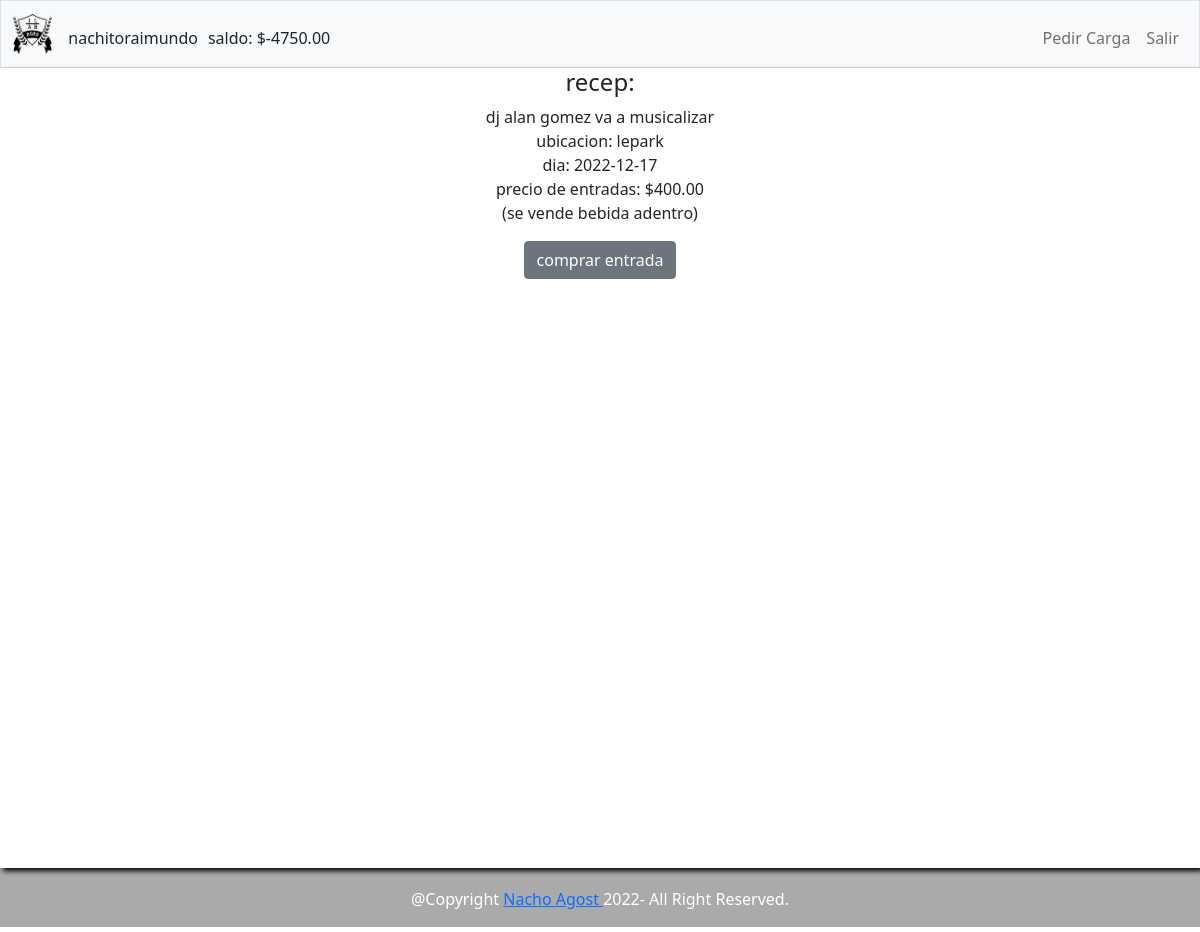
Screenshot of /jodas__alistarse?jodaid=5 (signed in) with the database file from the repository.
### tables this page shows
CREATE TABLE usuarios(
id INTEGER PRIMARY KEY AUTOINCREMENT NOT NULL,
nombre TEXT NOT NULL,
username TEXT NOT NULL,
password TEXT NOT NULL,
tipo VARCHAR(255) DEFAULT 'normal',
cash MONEY DEFAULT 0.00,
coins NUMERIC DEFAULT 0);

CREATE TABLE jodas (
jodaid INTEGER PRIMARY KEY AUTOINCREMENT NOT NULL,
autorid INTEGER,
nombre VARCHAR(255) DEFAULT 'joda utn',
descripcion TEXT,
ubicacion TEXT NOT NULL,
fecha DATE,
estado VARCHAR(255) DEFAULT 'debatida',
presupuesto MONEY NOT NULL,
capacidad NUMERIC,
precio MONEY DEFAULT 0,
sevende VARCHAR(255) 
);

### app.py (the view)
@app.route("/jodas__alistarse", methods=["GET", "POST"])
@login_required
def alistarse():
    if request.method == "POST":
        jodaid = request.form.get("jodaid")
        joda = db.execute(
            "SELECT capacidad , precio FROM jodas WHERE jodaid = ?", jodaid)[0]
        confirmados = len(db.execute(
            "SELECT * FROM listas WHERE jodaid = ?", jodaid))
        if confirmados >= joda["capacidad"]:
            flash("lista llena!")
            return redirect("/")
        userid = session.get("user_id")
        userdata = db.execute(
            "SELECT cash , tipo FROM usuarios WHERE id = ?", userid)[0]
        if userdata["cash"] < joda["precio"] and not userdata["tipo"] in ["PROMO", "ADMIN"]:
            flash("no tenés saldo suficiente!")
            return redirect("/")
        try:
            listaid = db.execute(
                "SELECT listaid FROM listas WHERE userid = ? AND jodaid = ?", userid, jodaid)[0]["listaid"]
        except:
            listaid = None
        if listaid != None:
            flash("ya esta en la lista")
            return redirect("/")
        if not userdata["tipo"] in ["PROMO", "ADMIN"]:
            userdata["cash"] -= joda["precio"]
            db.execute("UPDATE usuarios SET cash = ? WHERE id = ?",
                       userdata["cash"], userid)
        db.execute(
            "INSERT INTO listas (jodaid , userid ) VALUES ( ? , ? )", jodaid, userid)
        flash("confirmaste correctamente!")
        return redirect("/")
    else:
        if not request.args.get("jodaid"):
            flash("faltante: id de joda")
            return redirect("/")
        userdata = db.execute(
            "SELECT * FROM usuarios WHERE id = ?", session.get("user_id"))[0]
        jodaid = request.args.get("jodaid")
        try:
            confirmado = db.execute("SELECT userid FROM listas WHERE jodaid=? AND userid=? ", jodaid, userdata["id"])[0]["userid"]
            confirmado = "si"
        except:
            confirmado = "no"
        jodadata = db.execute(
            "SELECT jodaid, nombre, descripcion, ubicacion, fecha, precio, sevende FROM jodas WHERE jodaid = ?", jodaid)[0]
        return render_template("confirmarlista.html", userdata=userdata, jodadata=jodadata, confirmado = confirmado)

### helpers.py (called while the page is built)
def login_required(f):
    @wraps(f)
    def decorated_function(*args, **kwargs):
        if session.get("user_id") is None:
            flash("you need to log in")
            return redirect("/login")
        return f(*args, **kwargs)
    return decorated_function

### templates/confirmarlista.html (shortened to what this page needs)
{% extends "layout.html" %}
{% block main %}
    <h4>{{jodadata["nombre"]}}:</h4>
    <p>
        {{jodadata["descripcion"]}}<br>
        ubicacion: {{jodadata["ubicacion"]}}<br>
        dia: {{jodadata["fecha"]}}<br>
        precio de entradas: {{ "$%.2f"|format( jodadata["precio"]| float) }}<br>
        {% if jodadata["sevende"] == "Si" %} (se vende bebida adentro)<br>
        {% else %} (no se vende bebida adentro)<br>
        {% endif %}
    </p>
    {% if confirmado == "si": %}
        <span> ya confirmó</span>
        <a href="/"> volver</a>
    {% else: %}
        <form action="/jodas__alistarse" method="post">
            <button class="btn btn-secondary" type="submit">
                <span>comprar entrada</span>
            </button>
        </form>
    {% endif %}
{% endblock %}

### templates/layout.html (shortened to what this page needs)
<!DOCTYPE html>
<html lang="es">
    <head>
        <link href="https://cdn.jsdelivr.net/npm/bootstrap@5.1.3/dist/css/bootstrap.min.css" rel="stylesheet">
        <link href="/static/styles.css" rel="stylesheet">
    </head>
    <body>
        <nav class="bg-light border navbar navbar-expand-md navbar-light">
            <div class="container-fluid">
                <a class="navbar-brand" href="/"><img class="logo" src="/static/escudoutn.png"></a>
                <div class="collapse navbar-collapse" id="navbar">
                    {% if session["user_id"] %}
                        <ul class="navbar-nav me-auto mt-2">
                            <li class="nav-item username"> {{ userdata["username"] }}</li>
                            <li class="nav-item cash"> saldo: {{ "$%.2f"|format( userdata['cash']|float) }}</li>
                        </ul>
                        <ul class="navbar-nav ms-auto mt-2">
                            {% if userdata["tipo"] == "ADMIN"%}
                                <li class="nav-item"><a class="nav-link" href="/cargarplata">Cargar Saldo</a></li>
                            {% else %}
                                <li class="nav-item"><a class="nav-link" href="/pedircarga"> Pedir Carga</a></li>
                            {% endif%}
                            <li class="nav-item"><a class="nav-link" href="/logout">Salir</a></li>
                        </ul>
                    {% endif %}
                </div>
            </div>
        </nav>
        <main class="main-wrapper text-center">
            {% block main %}{% endblock %}
        </main>
        <footer class="footer">
            @Copyright <a href="https://www.instagram.com/nacho.agost/" target="_blank"> Nacho Agost </a> 2022- All Right Reserved.
        </footer>
    </body>
</html>

### static/styles.css (style rules this page uses)
html, body { margin:0px; padding:0; }
.main-wrapper { position:relative; padding-top:0; margin-bottom:4em; z-index:10; box-shadow: 3px 3px 5px #000000; background-color: #FFF; min-height:100vh; }
.logo { height:40px; }
.cash { position: relative; left:10px; }
.footer { width:100vw; height:5em; margin:0; padding-top:2.5em; position: fixed; bottom: 5px; background-color: #AAA; color: #FFF; text-align: center; z-index: 1; }

### rows the page displays
usuarios: username "nachitoraimundo", cash "$-4750.00"
jodas: nombre "recep", descripcion "dj alan gomez va a musicalizar", ubicacion "lepark", fecha "2022-12-17", precio "$400.00"
